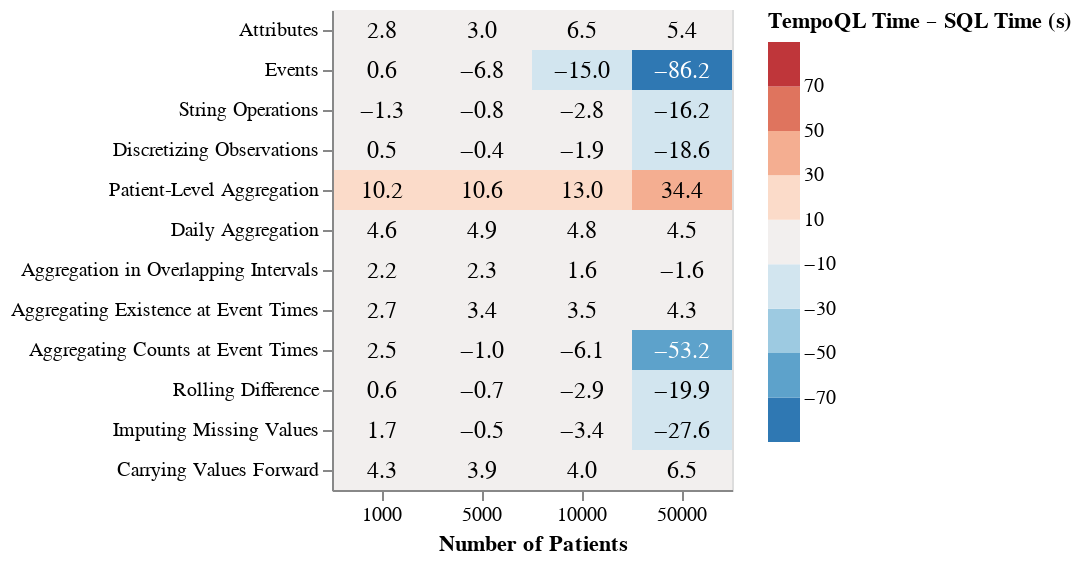

Write notebook code for a chart like this one.
### Code cell
chart = alt.Chart(grouped_df)
(chart.mark_rect().encode(
    x=alt.X("id_size:O", axis=alt.Axis(title="Number of Patients", labelAngle=0)),
    y=alt.Y("query_name:N", sort=df['query_name'].unique(), axis=alt.Axis(title=None)),
    color=alt.Color("mean_time:Q", 
                    title="TempoQL Time – SQL Time (s)", 
                    bin=alt.Bin(extent=[-90, 90], step=20, maxbins=9, nice=False),
                    scale=alt.Scale(scheme='redblue', 
                                    reverse=True)),
) + chart.mark_text(
    align='center',
    baseline='middle',
    fontSize=12
).encode(
    x=alt.X("id_size:O"),
    y=alt.Y("query_name:N", sort=df['query_name'].unique()),
    text=alt.Text("mean_time:Q", format=".1f"),
    color=alt.condition("abs(datum.mean_time) > 40", alt.value("white"), alt.value("black"))
)).transform_aggregate(
    mean_time="mean(time)",
    groupby=["id_size", "query_name"]
).properties(width=200)

### Figure 1 — Vega-Lite specification as saved in the notebook (floating-point values rounded to 4 significant figures; data arrays with more than 128 entries replaced by an {"elided": "..."} marker saying what was removed)
{"config": {"view": {"continuousWidth": 300, "continuousHeight": 300}}, "layer": [{"mark": {"type": "rect"}, "encoding": {"color": {"bin": {"extent": [-90, 90], "maxbins": 9, "nice": false, "step": 20}, "field": "mean_time", "scale": {"reverse": true, "scheme": "redblue"}, "title": "TempoQL Time – SQL Time (s)", "type": "quantitative"}, "x": {"axis": {"labelAngle": 0, "title": "Number of Patients"}, "field": "id_size", "type": "ordinal"}, "y": {"axis": {"title": null}, "field": "query_name", "sort": ["Attributes", "Events", "String Operations", "Discretizing Observations", "Patient-Level Aggregation", "Daily Aggregation", "Aggregation in Overlapping Intervals", "Aggregating Existence at Event Times", "Aggregating Counts at Event Times", "Rolling Difference", "Imputing Missing Values", "Carrying Values Forward"], "type": "nominal"}}}, {"mark": {"type": "text", "align": "center", "baseline": "middle", "fontSize": 12}, "encoding": {"color": {"condition": {"test": "abs(datum.mean_time) > 40", "value": "white"}, "value": "black"}, "text": {"field": "mean_time", "format": ".1f", "type": "quantitative"}, "x": {"field": "id_size", "type": "ordinal"}, "y": {"field": "query_name", "sort": ["Attributes", "Events", "String Operations", "Discretizing Observations", "Patient-Level Aggregation", "Daily Aggregation", "Aggregation in Overlapping Intervals", "Aggregating Existence at Event Times", "Aggregating Counts at Event Times", "Rolling Difference", "Imputing Missing Values", "Carrying Values Forward"], "type": "nominal"}}}], "data": {"name": "data-1908b1a7791cf6faed10d7df754c6cfe"}, "transform": [{"aggregate": [{"op": "mean", "field": "time", "as": "mean_time"}], "groupby": ["id_size", "query_name"]}], "width": 200, "$schema": "https://vega.github.io/schema/vega-lite/v5.15.1.json", "datasets": {"data-1908b1a7791cf6faed10d7df754c6cfe": {"elided": "144 records"}}}
